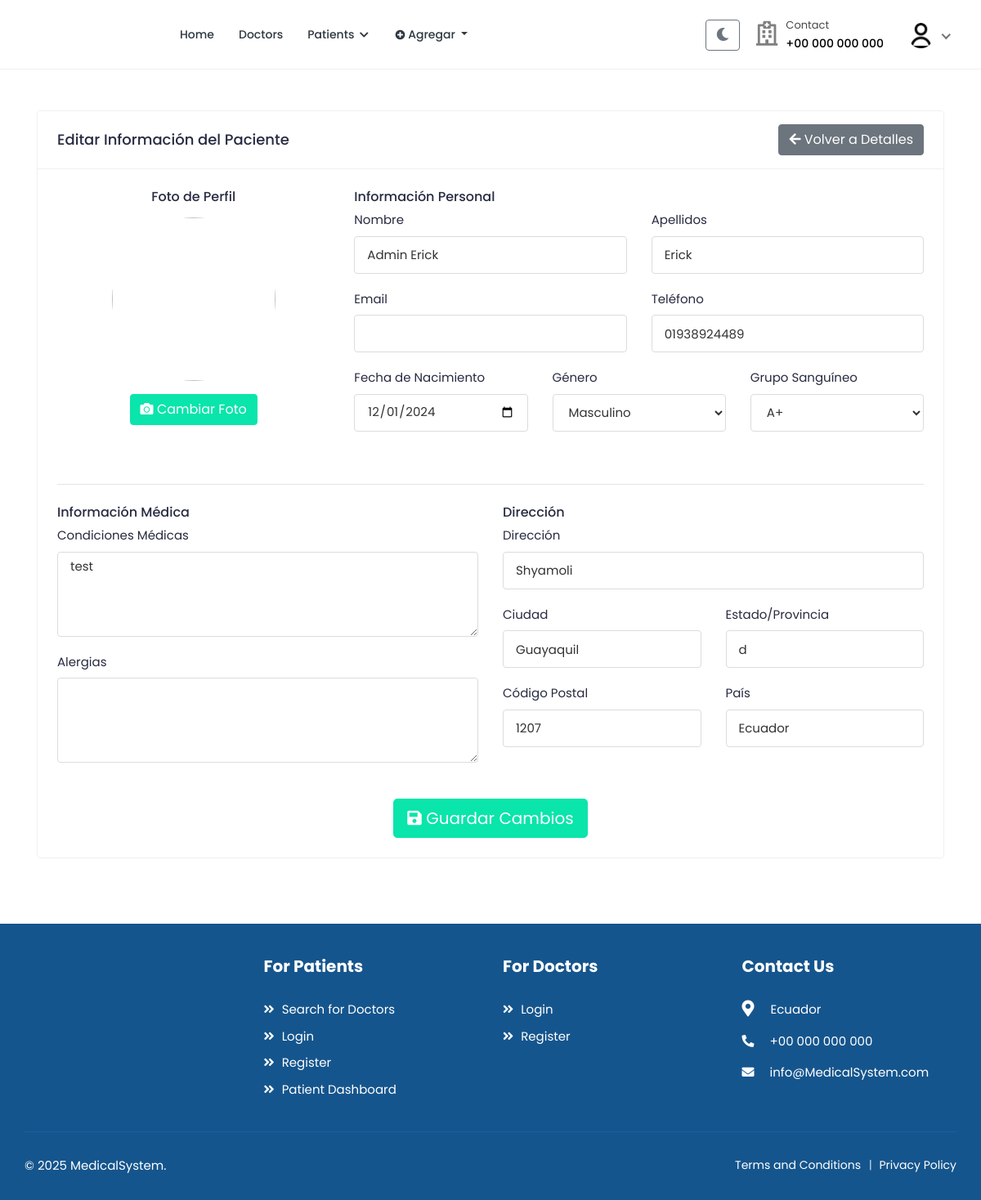
The page /patients/patient/32/edit/ (signed in) on the database its author committed.
### accounts/models.py (models this page shows, shortened)
class User(AbstractUser):
    class RoleChoices(models.TextChoices):
        DOCTOR = "doctor", "Doctor"
        PATIENT = "patient", "Patient"
    username = models.CharField(max_length=30, unique=True)
    role = models.CharField(
        choices=RoleChoices.choices,
        max_length=20,
        default="patient",
        error_messages={"required": "Role must be provided"},
    )
    email = models.EmailField(
        blank=True,
        error_messages={
            "unique": "A user with that email already exists.",
        },
    )
    first_name = models.CharField(max_length=150, blank=True)
    last_name = models.CharField(max_length=150, blank=True)
    registration_number = models.IntegerField(null=True, blank=True)
    USERNAME_FIELD = "username"
    REQUIRED_FIELDS = []
    objects = CustomUserManager()
    def get_full_name(self):
        full_name = "%s %s" % (self.first_name, self.last_name)
        return full_name.strip() or self.username

class Profile(models.Model):
    user = models.OneToOneField(User, on_delete=models.CASCADE, related_name="profile")
    avatar = models.ImageField(default="defaults/user.png", upload_to=profile_photo_directory_path)
    image = models.ImageField(upload_to='profiles/', null=True, blank=True)
    bio = models.TextField(blank=True, null=True)
    phone = models.CharField(max_length=20, blank=True, null=True)
    dob = models.DateField(blank=True, null=True)
    about = models.TextField(blank=True, null=True)
    specialization = models.CharField(max_length=255, blank=True, null=True)
    gender = models.CharField(max_length=10,
                              choices=
                              [("male", "Male"),
                               ("female", "Female"),
                               ("other", "Other")],blank=True,)
    address = models.TextField(blank=True, null=True)
    city = models.CharField(max_length=100, blank=True)
    state = models.CharField(max_length=100, blank=True)
    postal_code = models.CharField(max_length=20, blank=True)
    country = models.CharField(max_length=100, blank=True)
    price_per_consultation = models.DecimalField(max_digits=10, decimal_places=2, null=True, blank=True)
    is_available = models.BooleanField(default=True)
    blood_group = models.CharField(max_length=5,
        choices=[
            ("A+", "A+"),
            ("A-", "A-"),
            ("B+", "B+"),
            ("B-", "B-"),
            ("O+", "O+"),
            ("O-", "O-"),
            ("AB+", "AB+"),
            ("AB-", "AB-"),
        ],
        blank=True,
        null=True,
    )
    allergies = models.TextField(blank=True, null=True)
    medical_conditions = models.TextField(blank=True, null=True)
    experience = models.PositiveIntegerField(default=0)
    @property
    def image(self):
        return (
            self.avatar.url
            if self.avatar.storage.exists(self.avatar.name)
            else f"{settings.MEDIA_URL}defaults/user.png"
        )

### patients/views.py (the view, shortened to what this page needs)
class PatientEditView(LoginRequiredMixin, UpdateView):
    model = User
    template_name = "patients/patient-edit.html"
    form_class = PatientProfileForm
    def get_queryset(self):
        return User.objects.filter(role="patient")
    def get_context_data(self, **kwargs):
        context = super().get_context_data(**kwargs)
        context["blood_group_choices"] = [
            ("A+", "A+"),
            ("A-", "A-"),
            ("B+", "B+"),
            ("B-", "B-"),
            ("O+", "O+"),
            ("O-", "O-"),
            ("AB+", "AB+"),
            ("AB-", "AB-"),
        ]
        return context

### accounts/managers.py (called while the page is built)
    def get(self, *args, **kwargs):
        return super().select_related("profile").get(*args, **kwargs)

### templates/patients/patient-edit.html (shortened to what this page needs)
{% extends 'base.html' %}
{% load static %}
{% block content %}
<div class="content">
    <div class="container">
        <div class="row">
            <div class="col-md-12">
                <div class="card">
                    <div class="card-header">
                        <div class="d-flex justify-content-between align-items-center">
                            <h4 class="card-title">Editar Información del Paciente</h4>
                            <a href="{% url 'patients:patient-detail' object.id %}" class="btn btn-secondary">
                                <i class="fa fa-arrow-left"></i> Volver a Detalles
                            </a>
                        </div>
                    </div>
                    <div class="card-body">
                        <form method="post" enctype="multipart/form-data">
                            <div class="row">
                                <div class="col-md-4 mb-4 text-center">
                                    <h5 class="mb-3">Foto de Perfil</h5>
                                    <div class="profile-pic-wrapper mb-3">
                                        <div class="profile-pic-holder">
                                            {% if object.profile.image %}
                                            <img id="profilePic" class="profile-pic rounded-circle" src="{{ object.profile.image.url }}" style="width: 200px; height: 200px; object-fit: cover;">
                                            {% else %}
                                            <img id="profilePic" class="profile-pic rounded-circle" src="{% static 'assets/img/patients/patient-default.jpg' %}" style="width: 200px; height: 200px; object-fit: cover;">
                                            {% endif %}
                                        </div>
                                        <label for="newProfilePhoto" class="btn btn-primary mt-3">
                                            <i class="fa fa-camera"></i> Cambiar Foto
                                        </label>
                                    </div>
                                </div>
                                <div class="col-md-8">
                                    <h5>Información Personal</h5>
                                    <div class="row">
                                        <div class="col-md-6 form-group">
                                            <label>Nombre</label>
                                            <input type="text" name="first_name" class="form-control" value="{{ object.first_name }}" required>
                                        </div>
                                        <div class="col-md-6 form-group">
                                            <label>Apellidos</label>
                                            <input type="text" name="last_name" class="form-control" value="{{ object.last_name }}" required>
                                        </div>
                                    </div>
                                    <div class="row">
                                        <div class="col-md-6 form-group">
                                            <label>Email</label>
                                            <input type="email" name="email" class="form-control" value="{{ object.email }}" required>
                                        </div>
                                        <div class="col-md-6 form-group">
                                            <label>Teléfono</label>
                                            <input type="text" name="phone" class="form-control" value="{{ object.profile.phone|default:'' }}">
                                        </div>
                                    </div>
                                    <div class="row">
                                        <div class="col-md-4 form-group">
                                            <label>Fecha de Nacimiento</label>
                                            <input type="date" name="dob" class="form-control" value="{{ object.profile.dob|date:'Y-m-d'|default:'' }}">
                                        </div>
                                        <div class="col-md-4 form-group">
                                            <label>Género</label>
                                            <select name="gender" class="form-control">
                                                <option value="male" {% if object.profile.gender == 'male' %}selected{% endif %}>Masculino</option>
                                            </select>
                                        </div>
                                        <div class="col-md-4 form-group">
                                            <label>Grupo Sanguíneo</label>
                                            <select name="blood_group" class="form-control">
                                                {% for bg_value, bg_name in blood_group_choices %}
                                                <option value="{{ bg_value }}" {% if object.profile.blood_group == bg_value %}selected{% endif %}>{{ bg_name }}</option>
                                                {% endfor %}
                                            </select>
                                        </div>
                                    </div>
                                </div>
                            </div>
                            <hr class="mt-4 mb-4">
                            <div class="row">
                                <div class="col-md-6">
                                    <h5>Información Médica</h5>
                                    <div class="form-group">
                                        <label>Condiciones Médicas</label>
                                        <textarea name="medical_conditions" class="form-control" rows="4">{{ object.profile.medical_conditions|default:'' }}</textarea>
                                    </div>
                                    <div class="form-group">
                                        <label>Alergias</label>
                                        <textarea name="allergies" class="form-control" rows="4">{{ object.profile.allergies|default:'' }}</textarea>
                                    </div>
                                </div>
                                <div class="col-md-6">
                                    <h5>Dirección</h5>
                                    <div class="form-group">
                                        <label>Dirección</label>
                                        <input type="text" name="address" class="form-control" value="{{ object.profile.address|default:'' }}">
                                    </div>
                                    <div class="row">
                                        <div class="col-md-6 form-group">
                                            <label>Ciudad</label>
                                            <input type="text" name="city" class="form-control" value="{{ object.profile.city|default:'' }}">
                                        </div>
                                        <div class="col-md-6 form-group">
                                            <label>Estado/Provincia</label>
                                            <input type="text" name="state" class="form-control" value="{{ object.profile.state|default:'' }}">
                                        </div>
                                    </div>
                                    <div class="row">
                                        <div class="col-md-6 form-group">
                                            <label>Código Postal</label>
                                            <input type="text" name="postal_code" class="form-control" value="{{ object.profile.postal_code|default:'' }}">
                                        </div>
                                        <div class="col-md-6 form-group">
                                            <label>País</label>
                                            <input type="text" name="country" class="form-control" value="{{ object.profile.country|default:'' }}">
                                        </div>
                                    </div>
                                </div>
                            </div>
                            <div class="mt-4 text-center">
                                <button type="submit" class="btn btn-primary btn-lg">
                                    <i class="fa fa-save"></i> Guardar Cambios
                                </button>
                            </div>
                        </form>
                    </div>
                </div>
            </div>
        </div>
    </div>
</div>
{% endblock %}

### templates/includes/navbar.html (shortened to what this page needs)
{% load static %}
<header class="header">
    <nav class="navbar navbar-expand-lg header-nav">
        <div class="navbar-header">
            <a href="{% url 'core:home' %}" class="navbar-brand logo">
            </a>
        </div>
        <div class="main-menu-wrapper">
            <ul class="main-nav">
                <li {% if request.path == '/' %}class="active"{% endif %}>
                    <a href="{% url 'core:home' %}">Home</a>
                </li>
                <li class="has-submenu{% if request.path == '/doctors/' %} active {% endif %}">
                    <a href="{% url 'doctors:list' %}">Doctors</a>
                </li>
                {% if not user.is_authenticated %}
                    <li class="login-link">
                        <a href="{% url 'accounts:login' %}">Login / Signup</a>
                    </li>
                {% elif user.role == 'patient' %}
                    <li class="has-submenu {% if request.path == '/patients/' %} active {% endif %}">
                        <a href="#">Patients <i class="fas fa-chevron-down"></i></a>
                    </li>
                {% endif %}
                 {% if user.is_authenticated %}
                <li class="nav-item dropdown">
                    <a class="nav-link dropdown-toggle" href="#" role="button" data-toggle="dropdown" aria-expanded="false">
                        <i class="fas fa-plus-circle"></i> Agregar
                    </a>
                </li>
                {% endif %}
            </ul>
        </div>
        <ul class="nav header-navbar-rht">
            <li class="nav-item">
                <button id="theme-toggle" class="btn btn-outline-secondary" title="Toggle dark mode">
                </button>
            </li>
            <li class="nav-item contact-item">
                <div class="header-contact-img">
                    <i class="far fa-hospital"></i>
                </div>
                <div class="header-contact-detail">
                    <p class="contact-header">Contact</p>
                    <p class="contact-info-header"> +00 000 000 000</p>
                </div>
            </li>
            {% if not user.is_authenticated %}
                <li class="nav-item">
                    <a class="nav-link header-login" href="{% url 'accounts:login' %}">Login / Signup </a>
                </li>
            {% else %}
                <li class="nav-item dropdown has-arrow logged-item">
                    <a href="#" class="dropdown-toggle nav-link" data-toggle="dropdown">
                        <span class="user-img">
                            <img class="rounded-circle" src="{{ user.profile.image }}" width="31" alt="{{ user.username }}">
                        </span>
                    </a>
                </li>
            {% endif %}
        </ul>
    </nav>
</header>

### rows shown on the page
User: profile.image (placeholder picture), first_name "Admin Erick", last_name "Erick", phone "01938924489", dob "12/01/2024", gender "Masculino", blood_group "A+", medical_conditions "test", address "Shyamoli", city "Guayaquil", state "d", postal_code "1207", country "Ecuador"
